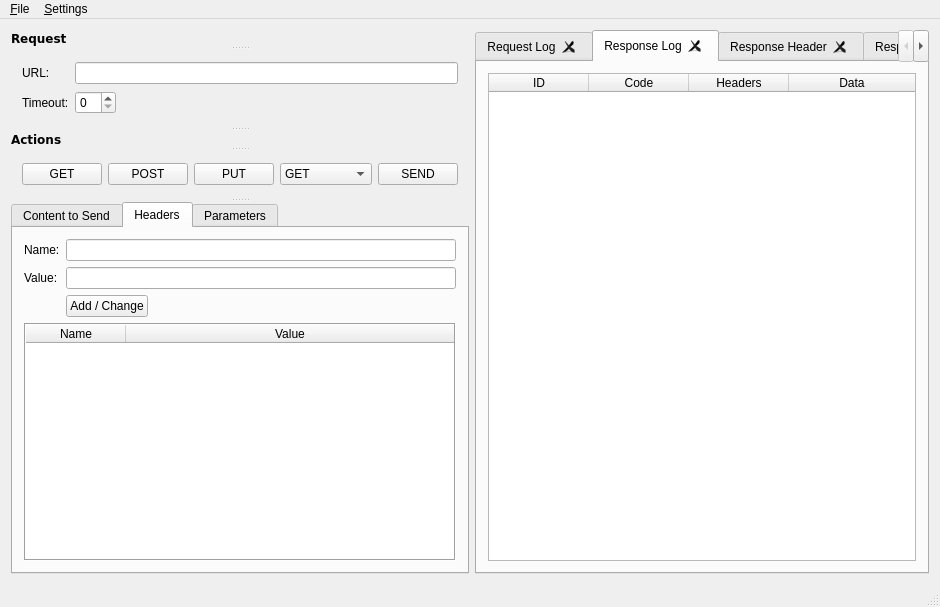
<?xml version="1.0" encoding="UTF-8"?>
<ui version="4.0">
 <class>MainWindow</class>
 <widget class="QMainWindow" name="MainWindow">
  <property name="geometry">
   <rect>
    <x>0</x>
    <y>0</y>
    <width>940</width>
    <height>607</height>
   </rect>
  </property>
  <property name="windowTitle">
   <string>Wurl</string>
  </property>
  <widget class="QWidget" name="centralWidget">
   <layout class="QHBoxLayout" name="horizontalLayout_2">
    <item>
     <widget class="QSplitter" name="splitter">
      <property name="frameShape">
       <enum>QFrame::NoFrame</enum>
      </property>
      <property name="orientation">
       <enum>Qt::Vertical</enum>
      </property>
      <widget class="QLabel" name="lbRequest">
       <property name="font">
        <font>
         <family>Verdana</family>
         <pointsize>9</pointsize>
         <weight>75</weight>
         <bold>true</bold>
        </font>
       </property>
       <property name="text">
        <string>Request</string>
       </property>
      </widget>
      <widget class="QWidget" name="gridLayoutWidget">
       <layout class="QGridLayout" name="gridLayout">
        <item row="1" column="2">
         <spacer name="horizontalSpacer">
          <property name="orientation">
           <enum>Qt::Horizontal</enum>
          </property>
          <property name="sizeHint" stdset="0">
           <size>
            <width>40</width>
            <height>20</height>
           </size>
          </property>
         </spacer>
        </item>
        <item row="0" column="0">
         <widget class="QLabel" name="lbUrl">
          <property name="text">
           <string>URL: </string>
          </property>
         </widget>
        </item>
        <item row="1" column="0">
         <widget class="QLabel" name="lbTimeout">
          <property name="text">
           <string>Timeout:</string>
          </property>
         </widget>
        </item>
        <item row="1" column="1">
         <widget class="QSpinBox" name="spinBox"/>
        </item>
        <item row="0" column="1" colspan="2">
         <widget class="QLineEdit" name="leUrl"/>
        </item>
       </layout>
      </widget>
      <widget class="QLabel" name="lbActions">
       <property name="font">
        <font>
         <family>Verdana</family>
         <pointsize>9</pointsize>
         <weight>75</weight>
         <bold>true</bold>
        </font>
       </property>
       <property name="text">
        <string>Actions</string>
       </property>
      </widget>
      <widget class="QWidget" name="horizontalLayoutWidget">
       <layout class="QHBoxLayout" name="horizontalLayout">
        <item>
         <widget class="QPushButton" name="buttonGet">
          <property name="text">
           <string>GET</string>
          </property>
         </widget>
        </item>
        <item>
         <widget class="QPushButton" name="buttonPost">
          <property name="text">
           <string>POST</string>
          </property>
         </widget>
        </item>
        <item>
         <widget class="QPushButton" name="buttonPut">
          <property name="text">
           <string>PUT</string>
          </property>
         </widget>
        </item>
        <item>
         <widget class="QComboBox" name="cbVerbs">
          <property name="currentText">
           <string>GET</string>
          </property>
          <item>
           <property name="text">
            <string>GET</string>
           </property>
          </item>
          <item>
           <property name="text">
            <string>CONNECT</string>
           </property>
          </item>
          <item>
           <property name="text">
            <string>COPY</string>
           </property>
          </item>
          <item>
           <property name="text">
            <string>DELETE</string>
           </property>
          </item>
          <item>
           <property name="text">
            <string>HEAD</string>
           </property>
          </item>
          <item>
           <property name="text">
            <string>MKCOL</string>
           </property>
          </item>
          <item>
           <property name="text">
            <string>MOVE</string>
           </property>
          </item>
          <item>
           <property name="text">
            <string>OPTIONS</string>
           </property>
          </item>
          <item>
           <property name="text">
            <string>POST</string>
           </property>
          </item>
          <item>
           <property name="text">
            <string>PUT</string>
           </property>
          </item>
          <item>
           <property name="text">
            <string>PROPFIND</string>
           </property>
          </item>
          <item>
           <property name="text">
            <string>TRACE</string>
           </property>
          </item>
         </widget>
        </item>
        <item>
         <widget class="QPushButton" name="buttonSend">
          <property name="text">
           <string>SEND</string>
          </property>
         </widget>
        </item>
       </layout>
      </widget>
      <widget class="QTabWidget" name="tabWidget">
       <property name="currentIndex">
        <number>1</number>
       </property>
       <widget class="QWidget" name="tab">
        <attribute name="title">
         <string>Content to Send</string>
        </attribute>
        <layout class="QVBoxLayout" name="verticalLayout_3">
         <item>
          <layout class="QGridLayout" name="gl">
           <item row="0" column="0">
            <widget class="QLabel" name="lbFile">
             <property name="text">
              <string>File:</string>
             </property>
            </widget>
           </item>
           <item row="0" column="3">
            <widget class="QToolButton" name="tbBrowse">
             <property name="text">
              <string>...</string>
             </property>
            </widget>
           </item>
           <item row="1" column="0">
            <widget class="QLabel" name="lbContentType">
             <property name="text">
              <string>Content Type:</string>
             </property>
            </widget>
           </item>
           <item row="2" column="0">
            <widget class="QLabel" name="lbContentOptions">
             <property name="text">
              <string>Content Options:</string>
             </property>
            </widget>
           </item>
           <item row="1" column="1">
            <widget class="QLineEdit" name="leContentType"/>
           </item>
           <item row="0" column="1">
            <widget class="QLineEdit" name="leFile"/>
           </item>
           <item row="2" column="1">
            <layout class="QHBoxLayout" name="hl">
             <item>
              <layout class="QVBoxLayout" name="vl">
               <item>
                <widget class="QCheckBox" name="cbBase64">
                 <property name="text">
                  <string>Base64</string>
                 </property>
                </widget>
               </item>
               <item>
                <widget class="QCheckBox" name="cbParameterBody">
                 <property name="text">
                  <string>Parameter Body</string>
                 </property>
                </widget>
               </item>
              </layout>
             </item>
            </layout>
           </item>
          </layout>
         </item>
         <item>
          <widget class="QPlainTextEdit" name="pteRequestBody"/>
         </item>
        </layout>
       </widget>
       <widget class="QWidget" name="tabHeaders">
        <attribute name="title">
         <string>Headers</string>
        </attribute>
        <layout class="QVBoxLayout" name="verticalLayout_4">
         <item>
          <layout class="QGridLayout" name="glHeaders">
           <item row="1" column="0">
            <widget class="QLabel" name="lbValue">
             <property name="text">
              <string>Value:</string>
             </property>
            </widget>
           </item>
           <item row="2" column="1">
            <widget class="QPushButton" name="buttonAddModifyHeaders">
             <property name="text">
              <string>Add / Change</string>
             </property>
            </widget>
           </item>
           <item row="0" column="0">
            <widget class="QLabel" name="lbName">
             <property name="text">
              <string>Name:</string>
             </property>
            </widget>
           </item>
           <item row="2" column="2">
            <spacer name="hs">
             <property name="orientation">
              <enum>Qt::Horizontal</enum>
             </property>
             <property name="sizeHint" stdset="0">
              <size>
               <width>40</width>
               <height>20</height>
              </size>
             </property>
            </spacer>
           </item>
           <item row="1" column="1" colspan="2">
            <widget class="QLineEdit" name="leHeaderValue"/>
           </item>
           <item row="0" column="1" colspan="2">
            <widget class="QLineEdit" name="leHeaderName"/>
           </item>
          </layout>
         </item>
         <item>
          <widget class="QTableWidget" name="twHeaders">
           <property name="frameShape">
            <enum>QFrame::Box</enum>
           </property>
           <property name="editTriggers">
            <set>QAbstractItemView::NoEditTriggers</set>
           </property>
           <property name="selectionBehavior">
            <enum>QAbstractItemView::SelectRows</enum>
           </property>
           <attribute name="horizontalHeaderStretchLastSection">
            <bool>true</bool>
           </attribute>
           <column>
            <property name="text">
             <string>Name</string>
            </property>
           </column>
           <column>
            <property name="text">
             <string>Value</string>
            </property>
           </column>
          </widget>
         </item>
        </layout>
       </widget>
       <widget class="QWidget" name="tabParameters">
        <attribute name="title">
         <string>Parameters</string>
        </attribute>
        <layout class="QVBoxLayout" name="verticalLayout_2">
         <item>
          <layout class="QGridLayout" name="gridLayout_2">
           <item row="3" column="0">
            <widget class="QLabel" name="label_2">
             <property name="text">
              <string>Value:</string>
             </property>
            </widget>
           </item>
           <item row="1" column="0">
            <widget class="QLabel" name="label">
             <property name="text">
              <string>Name:</string>
             </property>
            </widget>
           </item>
           <item row="4" column="1">
            <widget class="QPushButton" name="pushButton_2">
             <property name="text">
              <string>Add / Change</string>
             </property>
            </widget>
           </item>
           <item row="4" column="2">
            <spacer name="horizontalSpacer_2">
             <property name="orientation">
              <enum>Qt::Horizontal</enum>
             </property>
             <property name="sizeHint" stdset="0">
              <size>
               <width>40</width>
               <height>20</height>
              </size>
             </property>
            </spacer>
           </item>
           <item row="3" column="1" colspan="2">
            <widget class="QLineEdit" name="lineEdit_2"/>
           </item>
           <item row="1" column="1" colspan="2">
            <widget class="QLineEdit" name="lineEdit"/>
           </item>
          </layout>
         </item>
         <item>
          <widget class="QTableWidget" name="tableWidget_2">
           <attribute name="horizontalHeaderStretchLastSection">
            <bool>true</bool>
           </attribute>
           <column>
            <property name="text">
             <string>Name</string>
            </property>
           </column>
           <column>
            <property name="text">
             <string>Value</string>
            </property>
           </column>
          </widget>
         </item>
        </layout>
       </widget>
      </widget>
     </widget>
    </item>
    <item>
     <widget class="QTabWidget" name="tabWidget_2">
      <property name="tabShape">
       <enum>QTabWidget::Rounded</enum>
      </property>
      <property name="currentIndex">
       <number>1</number>
      </property>
      <property name="tabsClosable">
       <bool>true</bool>
      </property>
      <widget class="QWidget" name="tab_2">
       <attribute name="title">
        <string>Request Log</string>
       </attribute>
       <layout class="QVBoxLayout" name="verticalLayout">
        <item>
         <widget class="QTableWidget" name="twRequestLog">
          <property name="frameShape">
           <enum>QFrame::Box</enum>
          </property>
          <property name="frameShadow">
           <enum>QFrame::Sunken</enum>
          </property>
          <property name="alternatingRowColors">
           <bool>true</bool>
          </property>
          <property name="selectionMode">
           <enum>QAbstractItemView::SingleSelection</enum>
          </property>
          <property name="selectionBehavior">
           <enum>QAbstractItemView::SelectRows</enum>
          </property>
          <property name="gridStyle">
           <enum>Qt::NoPen</enum>
          </property>
          <attribute name="horizontalHeaderStretchLastSection">
           <bool>true</bool>
          </attribute>
          <column>
           <property name="text">
            <string>ID</string>
           </property>
          </column>
          <column>
           <property name="text">
            <string>Method</string>
           </property>
          </column>
          <column>
           <property name="text">
            <string>URL</string>
           </property>
          </column>
          <column>
           <property name="text">
            <string>Content Type</string>
           </property>
          </column>
          <column>
           <property name="text">
            <string>Data</string>
           </property>
          </column>
         </widget>
        </item>
       </layout>
      </widget>
      <widget class="QWidget" name="tab_5">
       <attribute name="title">
        <string>Response Log</string>
       </attribute>
       <layout class="QVBoxLayout" name="verticalLayout_7">
        <item>
         <widget class="QTableWidget" name="twResponseLog">
          <attribute name="horizontalHeaderStretchLastSection">
           <bool>true</bool>
          </attribute>
          <column>
           <property name="text">
            <string>ID</string>
           </property>
          </column>
          <column>
           <property name="text">
            <string>Code</string>
           </property>
          </column>
          <column>
           <property name="text">
            <string>Headers</string>
           </property>
          </column>
          <column>
           <property name="text">
            <string>Data</string>
           </property>
          </column>
         </widget>
        </item>
       </layout>
      </widget>
      <widget class="QWidget" name="tab_3">
       <attribute name="title">
        <string>Response Header</string>
       </attribute>
       <layout class="QVBoxLayout" name="verticalLayout_5">
        <item>
         <widget class="QTableWidget" name="twResponseHeader">
          <property name="frameShape">
           <enum>QFrame::Box</enum>
          </property>
          <property name="editTriggers">
           <set>QAbstractItemView::NoEditTriggers</set>
          </property>
          <property name="selectionBehavior">
           <enum>QAbstractItemView::SelectRows</enum>
          </property>
          <property name="gridStyle">
           <enum>Qt::NoPen</enum>
          </property>
          <attribute name="horizontalHeaderStretchLastSection">
           <bool>true</bool>
          </attribute>
          <column>
           <property name="text">
            <string>Field</string>
           </property>
          </column>
          <column>
           <property name="text">
            <string>Value</string>
           </property>
          </column>
         </widget>
        </item>
       </layout>
      </widget>
      <widget class="QWidget" name="tabResponseBody">
       <attribute name="title">
        <string>Response Body</string>
       </attribute>
       <layout class="QVBoxLayout" name="verticalLayout_6">
        <item>
         <widget class="QPlainTextEdit" name="pteResponseBody"/>
        </item>
       </layout>
      </widget>
     </widget>
    </item>
   </layout>
  </widget>
  <widget class="QMenuBar" name="menuBar">
   <property name="geometry">
    <rect>
     <x>0</x>
     <y>0</y>
     <width>940</width>
     <height>18</height>
    </rect>
   </property>
   <widget class="QMenu" name="menu_File">
    <property name="title">
     <string>&amp;File</string>
    </property>
    <addaction name="actionExit"/>
   </widget>
   <widget class="QMenu" name="menu_Settings">
    <property name="title">
     <string>&amp;Settings</string>
    </property>
    <addaction name="actionSettingsLoad"/>
    <addaction name="actionSettingsSave"/>
   </widget>
   <addaction name="menu_File"/>
   <addaction name="menu_Settings"/>
  </widget>
  <widget class="QStatusBar" name="statusBar"/>
  <action name="actionExit">
   <property name="text">
    <string>E&amp;xit</string>
   </property>
  </action>
  <action name="actionSettingsLoad">
   <property name="text">
    <string>&amp;Load</string>
   </property>
  </action>
  <action name="actionSettingsSave">
   <property name="text">
    <string>S&amp;ave</string>
   </property>
  </action>
 </widget>
 <layoutdefault spacing="6" margin="11"/>
 <resources/>
 <connections>
  <connection>
   <sender>buttonGet</sender>
   <signal>clicked()</signal>
   <receiver>MainWindow</receiver>
   <slot>onButtonGet()</slot>
   <hints>
    <hint type="sourcelabel">
     <x>81</x>
     <y>157</y>
    </hint>
    <hint type="destinationlabel">
     <x>5</x>
     <y>140</y>
    </hint>
   </hints>
  </connection>
  <connection>
   <sender>buttonPost</sender>
   <signal>clicked()</signal>
   <receiver>MainWindow</receiver>
   <slot>onButtonPost()</slot>
   <hints>
    <hint type="sourcelabel">
     <x>165</x>
     <y>157</y>
    </hint>
    <hint type="destinationlabel">
     <x>723</x>
     <y>154</y>
    </hint>
   </hints>
  </connection>
  <connection>
   <sender>buttonPut</sender>
   <signal>clicked()</signal>
   <receiver>MainWindow</receiver>
   <slot>onButtonPut()</slot>
   <hints>
    <hint type="sourcelabel">
     <x>246</x>
     <y>157</y>
    </hint>
    <hint type="destinationlabel">
     <x>724</x>
     <y>96</y>
    </hint>
   </hints>
  </connection>
  <connection>
   <sender>buttonSend</sender>
   <signal>clicked()</signal>
   <receiver>MainWindow</receiver>
   <slot>onButtonSend()</slot>
   <hints>
    <hint type="sourcelabel">
     <x>415</x>
     <y>157</y>
    </hint>
    <hint type="destinationlabel">
     <x>724</x>
     <y>77</y>
    </hint>
   </hints>
  </connection>
  <connection>
   <sender>tbBrowse</sender>
   <signal>clicked()</signal>
   <receiver>MainWindow</receiver>
   <slot>onFileBrowse()</slot>
   <hints>
    <hint type="sourcelabel">
     <x>404</x>
     <y>215</y>
    </hint>
    <hint type="destinationlabel">
     <x>723</x>
     <y>200</y>
    </hint>
   </hints>
  </connection>
  <connection>
   <sender>buttonAddModifyHeaders</sender>
   <signal>clicked()</signal>
   <receiver>MainWindow</receiver>
   <slot>onAddChangeHeaders()</slot>
   <hints>
    <hint type="sourcelabel">
     <x>133</x>
     <y>271</y>
    </hint>
    <hint type="destinationlabel">
     <x>724</x>
     <y>248</y>
    </hint>
   </hints>
  </connection>
  <connection>
   <sender>pushButton_2</sender>
   <signal>clicked()</signal>
   <receiver>MainWindow</receiver>
   <slot>onAddChangeParameters()</slot>
   <hints>
    <hint type="sourcelabel">
     <x>133</x>
     <y>271</y>
    </hint>
    <hint type="destinationlabel">
     <x>725</x>
     <y>238</y>
    </hint>
   </hints>
  </connection>
  <connection>
   <sender>actionExit</sender>
   <signal>triggered()</signal>
   <receiver>MainWindow</receiver>
   <slot>onFileExit()</slot>
   <hints>
    <hint type="sourcelabel">
     <x>-1</x>
     <y>-1</y>
    </hint>
    <hint type="destinationlabel">
     <x>469</x>
     <y>303</y>
    </hint>
   </hints>
  </connection>
  <connection>
   <sender>actionSettingsLoad</sender>
   <signal>triggered()</signal>
   <receiver>MainWindow</receiver>
   <slot>onSettingsLoad()</slot>
   <hints>
    <hint type="sourcelabel">
     <x>-1</x>
     <y>-1</y>
    </hint>
    <hint type="destinationlabel">
     <x>469</x>
     <y>303</y>
    </hint>
   </hints>
  </connection>
  <connection>
   <sender>actionSettingsSave</sender>
   <signal>triggered()</signal>
   <receiver>MainWindow</receiver>
   <slot>onSettingsSave()</slot>
   <hints>
    <hint type="sourcelabel">
     <x>-1</x>
     <y>-1</y>
    </hint>
    <hint type="destinationlabel">
     <x>469</x>
     <y>303</y>
    </hint>
   </hints>
  </connection>
 </connections>
 <slots>
  <slot>onButtonGet()</slot>
  <slot>onButtonPost()</slot>
  <slot>onButtonPut()</slot>
  <slot>onButtonSend()</slot>
  <slot>onFileBrowse()</slot>
  <slot>onAddChangeHeaders()</slot>
  <slot>onAddChangeParameters()</slot>
  <slot>onFileExit()</slot>
  <slot>onSettingsLoad()</slot>
  <slot>onSettingsSave()</slot>
 </slots>
</ui>
